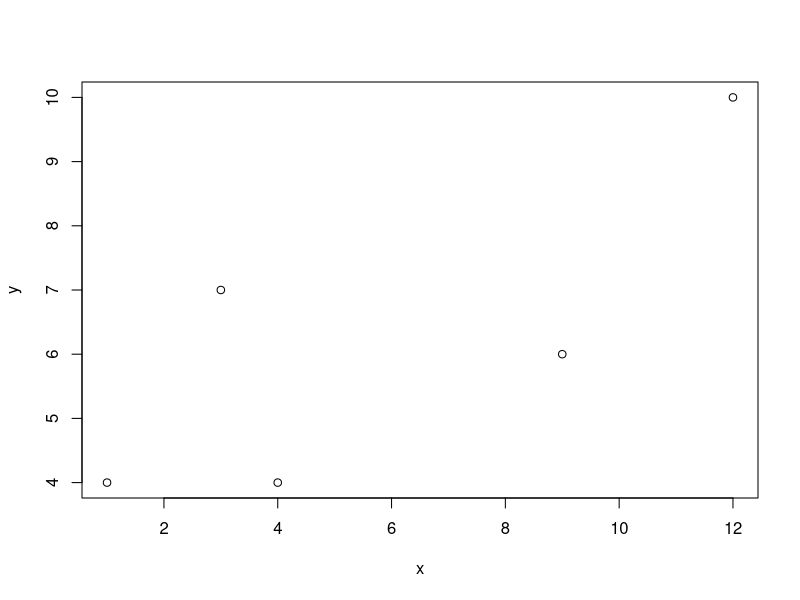

Recreate this plot in R.
## ---- chunk 1
knitr::opts_chunk$set(echo = TRUE)

m2l <- function(matr) {
  ### Convert R matrix to Latex
  printmrow <- function(x) {
    ret <- paste(paste(x,collapse = " & "),"\\\\")
    sprintf(ret)
  }
  out <- apply(matr,1,printmrow)
  out2 <- paste("\\begin{bmatrix}",paste(out,collapse=' '),"\\end{bmatrix}")
  return(out2)
}

## ---- chunk 2
x <- c(9, 3, 12, 1, 4)
y <- c(6, 7, 10, 4, 4)
plot(x, y)
## ---- chunk 3
lm(y ~ x)
## ---- chunk 4
x <- cbind(x)
y <- cbind(y)
x
y
## ---- chunk 5
A <- cbind(rep(1,5), x)
b <- y
solve(t(A) %*% A) %*% t(A) %*% b
